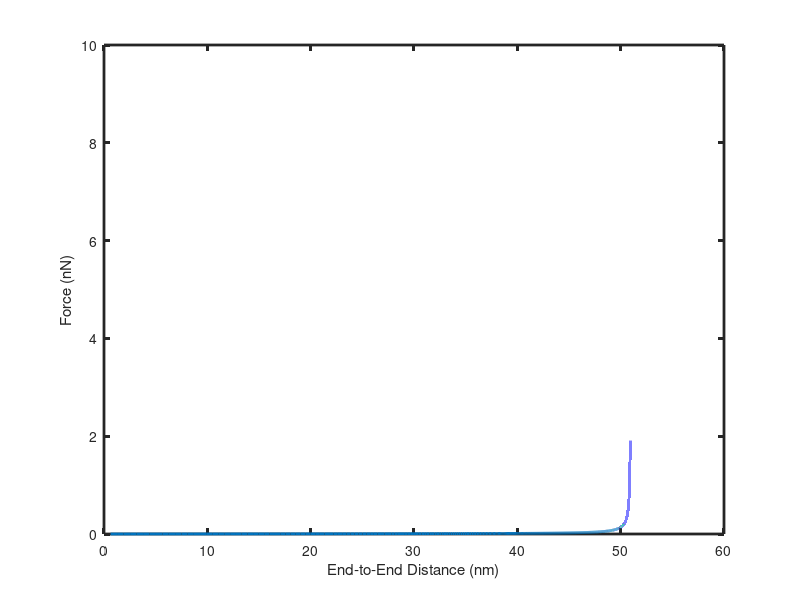

Source code (MATLAB):
N = 33.33;
b_nm = 1.53;
b_m = b_nm/10^9;

kB = 1.380e-23;
T = 298;

f_nN = 0:0.0001:10;
f_N = f_nN/(10^9);

fbkT = f_N*b_m/(kB * T);

L=@(x) (exp(x) + exp(-x))./(exp(x)-exp(-x)) - 1./x;

h_m = N*b_m*L(fbkT);
h_nm = h_m*10^9;

plot(h_nm, f_nN, 'LineWidth',2)
ylabel('Force (nN)')
xlabel('End-to-End Distance (nm)')
set(gca,'LineWidth',2)